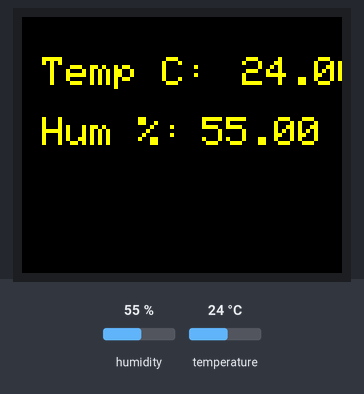
Bench run of a sketch on a simulated Arduino Uno, built with avr-gcc and run on an emulated ATmega328P. Shown: 160×128 colour display. The inputs (shaded band) are chosen by the test bench; at power-on: humidity 55 %, temperature 24 °C. What the sketch prints to the serial monitor is not drawn.

Above: at 1.8 s.
1.9 s: humidity set to 22 %
At 4.5 s:
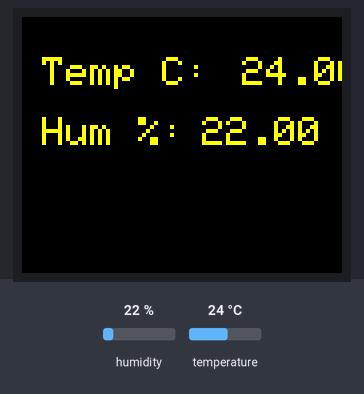
4.9 s: temperature set to 12 °C
At 5.8 s:
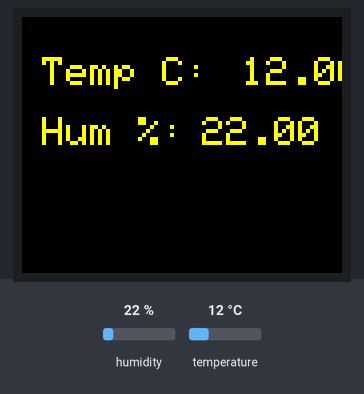
7.9 s: humidity set to 40 %
At 10.1 s:
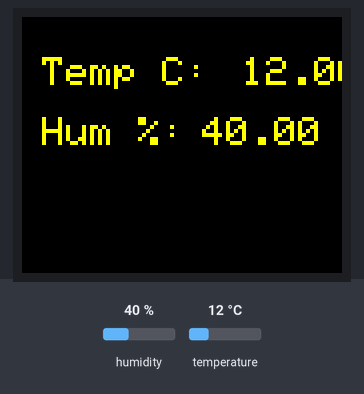
11.3 s: temperature set to 19 °C
At 12.3 s:
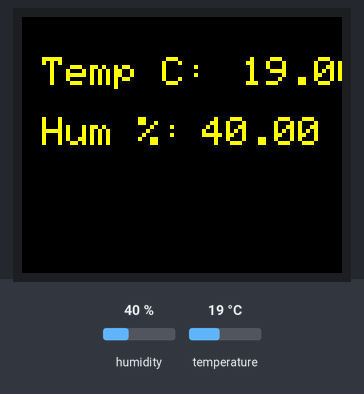
Timing chart, 0 to 14.3 s (numbered marks = the images above; inputs shaded):
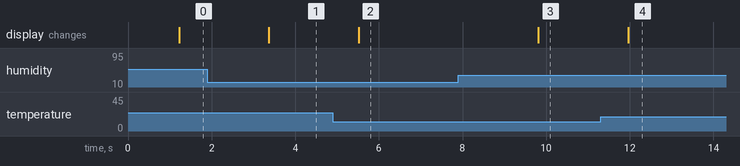

Measured:
- after the input at 1.9 s, the display: changes after 1.5 s (image 1)
- after the input at 4.9 s, the display: changes after 0.62 s (image 2)
- after the input at 7.9 s, the display: changes after 1.9 s (image 3)
- after the input at 11.3 s, the display: changes after 0.66 s (image 4)

The sketch:

4.DHT_TFT.ino
```cpp
#include "Arduino.h"
#include <Wire.h>
#include <Adafruit_GFX.h>
#include <Adafruit_ST7735.h>
#include <SPI.h>
#include <DHT.h>

#define DHTPIN 4
#define DHTTYPE DHT11
#define TFT_CS     14
#define TFT_RST    12
#define TFT_DC     13  //A0
#define TFT_SCLK   SCL   //SCK //CLK //22
#define TFT_MOSI   SDA   //SDA //DIN //21

DHT dht(DHTPIN, DHTTYPE);
Adafruit_ST7735 tft = Adafruit_ST7735(TFT_CS, TFT_DC, TFT_MOSI, TFT_SCLK, TFT_RST);

float t;
float h;

void setup() {

  Serial.begin(9600);
  dht.begin();
  tft.initR(INITR_BLACKTAB);                  /* initialize a ST7735S chip, black tab */
  tft.setTextWrap(false);                     /* Allow text to run off right edge */
  tft.fillScreen(ST7735_YELLOW);
}
void loop() {
  Dhtread();
  Display();
  delay(100);
}
void Dhtread(void)
{
  delay(1000);
  h = dht.readHumidity();
  t = dht.readTemperature();
  Serial.print("Humidity : ");
  Serial.print(h);
  Serial.print("%  Temperature : ");
  Serial.println(t);
  }

void Display(void) {
  tft.fillScreen(0x0000);  /* BLACK -- Background */
  tft.setRotation(1);
  //tft.serRotation(2); //for Vertical Display
  tft.setCursor(10, 20);
  tft.setTextColor(ST7735_YELLOW);
  tft.setTextSize(2);
  tft.println("Temp C:  ");

  tft.setCursor(110, 20);
  tft.setTextColor(ST7735_YELLOW);
  tft.setTextSize(2);
  tft.println( t);

  tft.setCursor(10, 50);
  tft.setTextColor(ST7735_YELLOW);
  tft.setTextSize(2);
  tft.println("Hum %:  ");

  tft.setCursor(90, 50);
  tft.setTextColor(ST7735_YELLOW);
  tft.setTextSize(2);
  tft.println( h);

  delay(1000);
}
```
